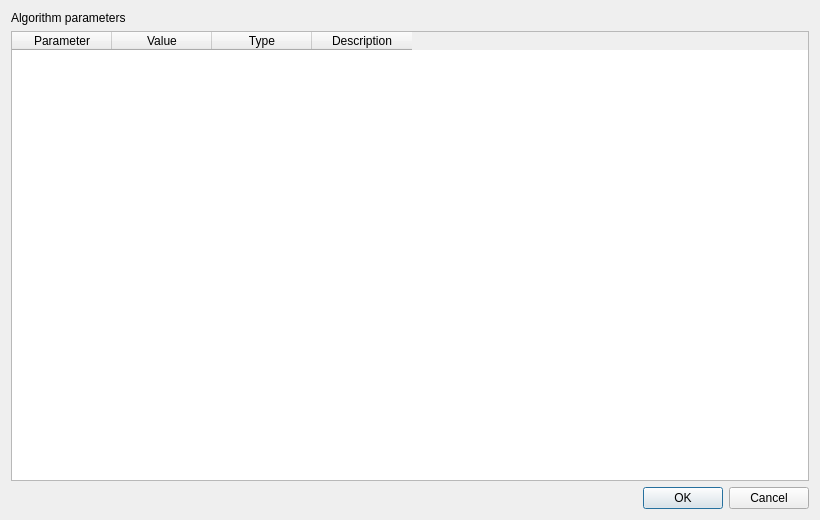
<?xml version="1.0" encoding="UTF-8"?>
<ui version="4.0">
 <class>AlgorithmDetailDialog</class>
 <widget class="QDialog" name="AlgorithmDetailDialog">
  <property name="geometry">
   <rect>
    <x>0</x>
    <y>0</y>
    <width>820</width>
    <height>520</height>
   </rect>
  </property>
  <property name="windowTitle">
   <string>Algorithm Detail</string>
  </property>
  <layout class="QVBoxLayout" name="verticalLayout_main">
   <item>
    <widget class="QLabel" name="label_summary">
     <property name="text">
      <string>Algorithm parameters</string>
     </property>
     <property name="wordWrap">
      <bool>true</bool>
     </property>
    </widget>
   </item>
   <item>
    <widget class="QTableWidget" name="tableWidget_dynamicParams">
     <column>
      <property name="text">
       <string>Parameter</string>
      </property>
     </column>
     <column>
      <property name="text">
       <string>Value</string>
      </property>
     </column>
     <column>
      <property name="text">
       <string>Type</string>
      </property>
     </column>
     <column>
      <property name="text">
       <string>Description</string>
      </property>
     </column>
    </widget>
   </item>
   <item>
    <widget class="QDialogButtonBox" name="buttonBox">
     <property name="orientation">
      <enum>Qt::Horizontal</enum>
     </property>
     <property name="standardButtons">
      <set>QDialogButtonBox::Cancel|QDialogButtonBox::Ok</set>
     </property>
    </widget>
   </item>
  </layout>
 </widget>
 <resources/>
 <connections/>
</ui>
